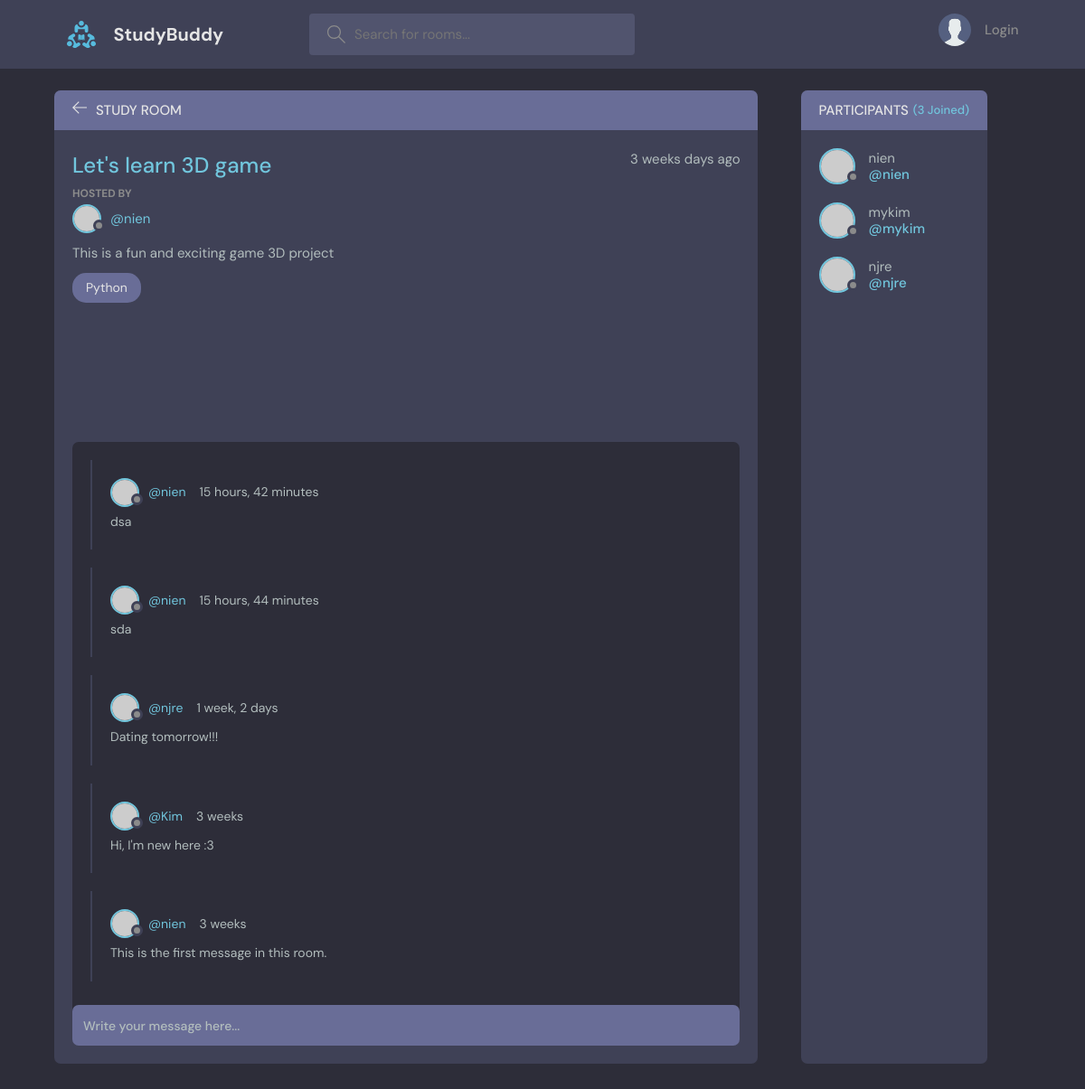
Page /room/1 on the earlier database version.
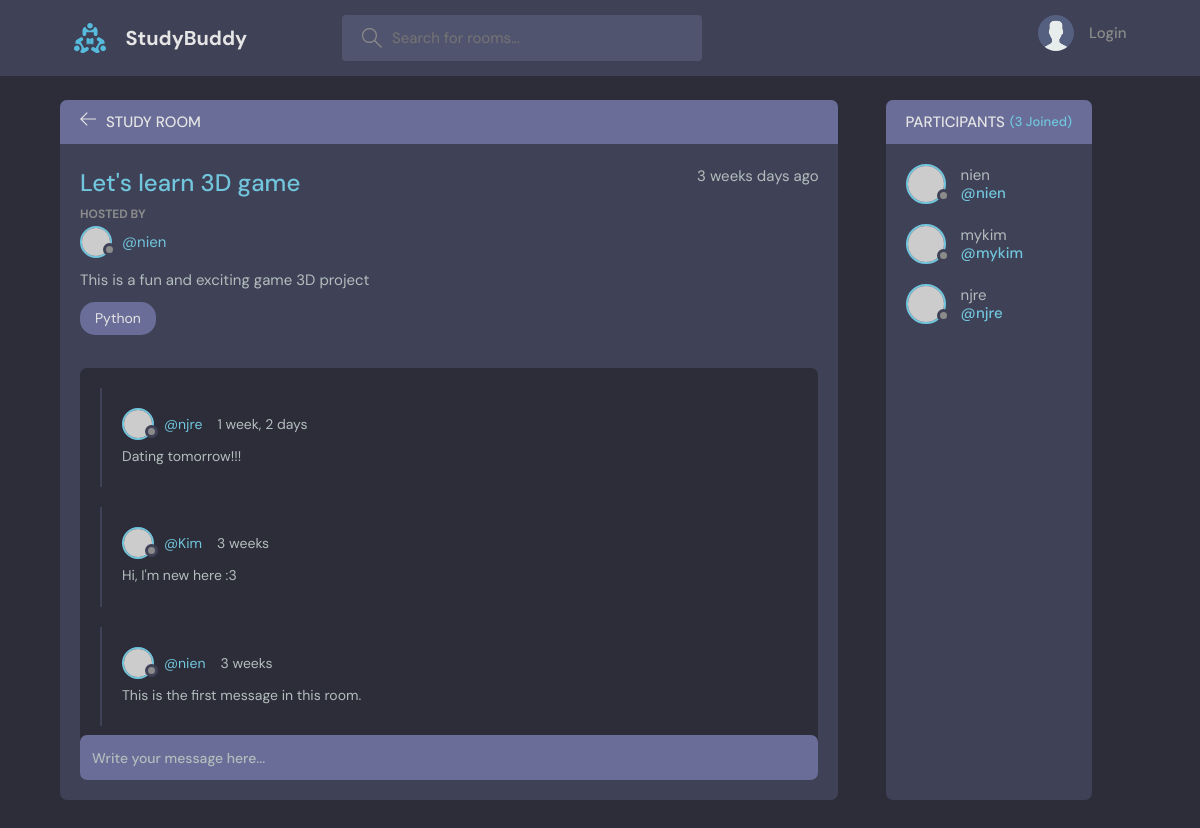
Same page on the later database version.
### base/models.py (models this page shows, shortened)
class Message(models.Model):
    user = models.ForeignKey(User, on_delete=models.CASCADE)
    room = models.ForeignKey(Room, on_delete=models.CASCADE) # When room get deleted, all messages will be deleted as well
    body = models.TextField()
    updated = models.DateTimeField(auto_now=True)
    created = models.DateTimeField(auto_now_add=True)
    class Meta:
        ordering = ['-updated', '-created'] # the newest information from form will appear at first

### base/views.py (the view, shortened to what this page needs)
# urls.py: path('room/<str:pk>', views.room, name='room'),
def room(request, pk):
    room = Room.objects.get(id=pk)
    room_messages = room.message_set.all().order_by('-created')
    participants = room.participants.all()
    context = {'room': room, 'room_messages': room_messages, 'participants': participants}
    return render(request, 'base/room.html', context)

### base/models.py (called while the page is built)
    def __str__(self):
        return self.name

### base/templates/base/room.html (shortened to what this page needs)
{% extends 'main.html'%} {% block content%}
<main class="profile-page layout layout--2">
      <div class="container">
        <div class="room">
          <div class="room__top">
            <div class="room__topLeft">
              <a href="{% url 'home' %}">
                <svg version="1.1" xmlns="http://www.w3.org/2000/svg" width="32" height="32" viewBox="0 0 32 32">
                  <title>arrow-left</title>
                  <path
                    d="M13.723 2.286l-13.723 13.714 13.719 13.714 1.616-1.611-10.96-10.96h27.625v-2.286h-27.625l10.965-10.965-1.616-1.607z"
                  ></path>
                </svg>
              </a>
              <h3>Study Room</h3>
            </div>
          </div>
          <div class="room__box scroll">
            <div class="room__header scroll">
              <div class="room__info">
                <h3>{{room.name}}</h3>
                <span>{{room.created|timesince}} days ago</span>
              </div>
              <div class="room__hosted">
                <p>Hosted By</p>
                <a href="{%url 'user-profile' room.host.id %}" class="room__author">
                  <div class="avatar avatar--small">
                    <img src="https://randomuser.me/api/portraits/men/37.jpg" />
                  </div>
                  <span>@{{room.host}}</span>
                </a>
              </div>
              <div class="room__details">
                {{room.description}}
              </div>
              <span class="room__topics">{{room.topic}}</span>
            </div>
            <div class="room__conversation">
              <div class="threads scroll">
                {% for message in room_messages %}
                <div class="thread">
                  <div class="thread__top">
                    <div class="thread__author">
                      <a href="{% url 'user-profile' message.user.id %}" class="thread__authorInfo">
                        <div class="avatar avatar--small">
                          <img src="https://randomuser.me/api/portraits/men/37.jpg" />
                        </div>
                        <span>@{{message.user.username}}</span>
                      </a>
                      <span class="thread__date">{{message.updated|timesince}}</span>
                    </div>
                  </div>
                  <div class="thread__details">
                    {{message.body}}
                  </div>
                </div>
                {% endfor %}
              </div>
            </div>
          </div>
          <div class="room__message">
            <form action="#" method="POST">
              <input name="body" placeholder="Write your message here..." />
            </form>
          </div>
        </div>
        <div class="participants">
          <h3 class="participants__top">Participants <span>({{participants.count}} Joined)</span></h3>
          <div class="participants__list scroll">
            {% for participant in participants %}
            <a href="{% url 'user-profile' participant.id %}" class="participant">
              <div class="avatar avatar--medium">
                <img src="https://randomuser.me/api/portraits/men/37.jpg" />
              </div>
              <p>
                {{participant.username}}
                <span>@{{participant.username}}</span>
              </p>
            {% endfor %}
          </div>
        </div>
      </div>
    </main>
{% endblock%}

Differences in the rows shown:
removed Message: user.username "nien", updated "15 hours, 42 minutes", body "dsa"
removed Message: user.username "nien", updated "15 hours, 44 minutes", body "sda"
